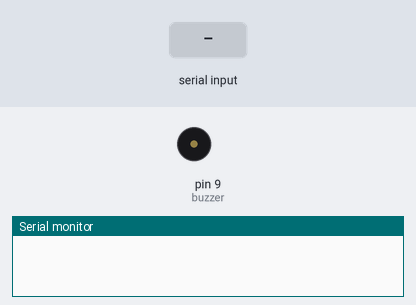
A sketch run on a simulated Arduino Uno, built with avr-gcc and run on an emulated ATmega328P. Parts: buzzer (waves = sounding), the last lines printed to the serial monitor. The test bench sets the inputs (shaded band).

Above: at 1.2 s.
1.3 s: "1" received over the second serial link
At 2.7 s:
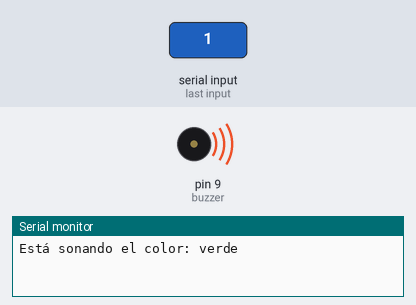
7.3 s: "2" received over the second serial link
At 7.6 s:
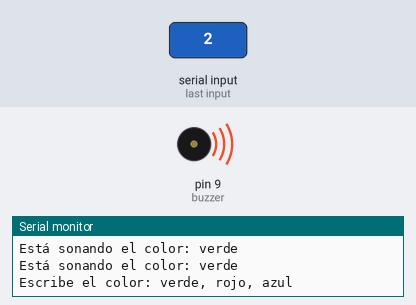
Timing chart, 0 to 17.8 s (numbered marks = the images above; inputs shaded):
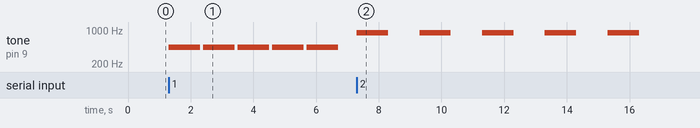

Measured:
- after the input at 1.3 s, tone on pin 9 (buzzer): alternates 440 Hz for 1.0 s and silent for 0.10 s, starting at once
- after the input at 7.3 s, tone on pin 9 (buzzer): alternates 880 Hz for 1.0 s and silent for 1.0 s, starting at once

The sketch:

bt-slave.ino
```cpp
#include <SoftwareSerial.h>       //incluyo libreria para cambiar pines de serial
SoftwareSerial BTSlave (10, 11);  //pin RX=10, pin TX=11
int tono;
const int buzzer=9;               //pin del vibrador o buzzer

char c = 0;            // contador para que los colores vibren varias veces

void setup() {

 Serial.begin(9600);        //Inicializa puerto serie
 BTSlave.begin(9600);    //Inicializa puerto serie de BT

}

void loop() {

  if(BTSlave.available()){ //si llega informacion por BT
   tono=BTSlave.read();    //leo y guardo en tono

   //Si es 1 hago tal ruido
     if(tono=='1'){
      //le agregue este for para que se repita 4 veces
      for(c = 0; c <= 4; c++) {
        tone(buzzer,440);
        delay(1000);
        noTone(buzzer);
        delay(100);

        Serial.println("Está sonando el color: verde");
      }
      c = 0;
    }
    //Si es 2 hago tal ruido
    if(tono=='2'){

      for(c = 0; c <= 4; c++){
        tone(buzzer,880);
        delay(1000);
        noTone(buzzer);
        delay(1000);
        Serial.println("Está sonando el color: rojo");
      }
     c = 0;
     }
  //Si es 3 hago tal ruido
     if(tono=='3'){

      for(c = 0; c <= 4; c++){
        tone(buzzer,2000);
        delay(1000);
        noTone(buzzer);
        delay(2000);
        Serial.println("Está sonando el color: azul");
      }
      c = 0;
     }

     Serial.println("Escribe el color: verde, rojo, azul");
  }

}
```
